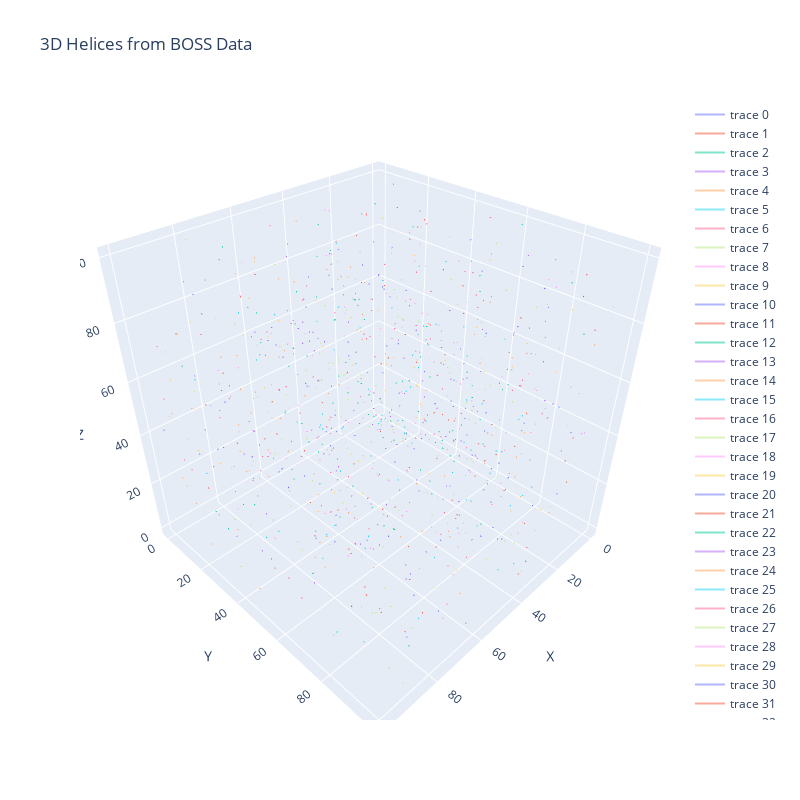

Source (notebook cell):
### Markdown cell above
We now plot one of the helix fields to show the creation of chiral objects.\
Note that the plot using line smoothing to better show the helices, in reality each helix contain ~20 galaxies

### Code cell
# Plot the helices in 3D to visualise the helix field
plot_helices_3d(helices_even)
